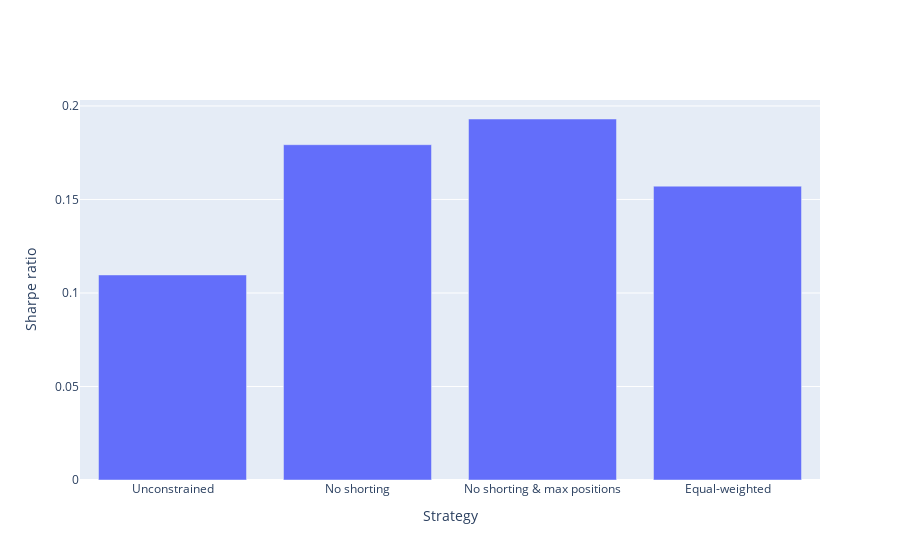

Notebook source saved alongside this figure:
### Markdown cell above
Plot the data

### Code cell
results = results.reset_index()

fig = go.Figure()
string = "Sharpe ratio: %{y:0.3f}<br>"
string += "Average return: %{customdata[0]:0.1%}<br>"
string += "SD(return): %{customdata[1]:0.1%}<br>"
string += "<extra></extra>"
trace = go.Bar(x=results['index'], y=results['sr'], 
    customdata=results[['avg_ret','sd_ret']], 
    hovertemplate=string)
fig.add_trace(trace)
fig.layout.yaxis["title"] = "Sharpe ratio"
fig.layout.xaxis["title"] = "Strategy"
fig.show()

### Figure 1 — Plotly figure (JSON) as saved in the notebook; plotly's stock layout.template omitted (floating-point values rounded to 4 significant figures)
{"data": [{"customdata": [[0.01286, 0.09419], [0.0157, 0.07344], [0.01609, 0.07022], [0.01053, 0.05091]], "hovertemplate": "Sharpe ratio: %{y:0.3f}<br>Average return: %{customdata[0]:0.1%}<br>SD(return): %{customdata[1]:0.1%}<br><extra></extra>", "type": "bar", "x": ["Unconstrained", "No shorting", "No shorting & max positions", "Equal-weighted"], "y": [0.1096, 0.1793, 0.193, 0.1571]}], "layout": {"xaxis": {"title": {"text": "Strategy"}}, "yaxis": {"title": {"text": "Sharpe ratio"}}}}
